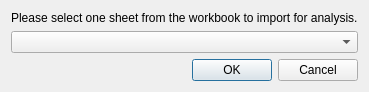
<?xml version="1.0" encoding="UTF-8"?>
<ui version="4.0">
 <class>SheetSelectDialog</class>
 <widget class="QDialog" name="SheetSelectDialog">
  <property name="geometry">
   <rect>
    <x>0</x>
    <y>0</y>
    <width>424</width>
    <height>117</height>
   </rect>
  </property>
  <property name="windowTitle">
   <string>Import Data</string>
  </property>
  <layout class="QVBoxLayout" name="verticalLayout">
   <property name="sizeConstraint">
    <enum>QLayout::SetFixedSize</enum>
   </property>
   <item>
    <widget class="QLabel" name="label">
     <property name="text">
      <string>Please select one sheet from the workbook to import for analysis.</string>
     </property>
    </widget>
   </item>
   <item>
    <widget class="QComboBox" name="comboBox"/>
   </item>
   <item>
    <widget class="QDialogButtonBox" name="buttonBox">
     <property name="orientation">
      <enum>Qt::Horizontal</enum>
     </property>
     <property name="standardButtons">
      <set>QDialogButtonBox::Cancel|QDialogButtonBox::Ok</set>
     </property>
    </widget>
   </item>
  </layout>
 </widget>
 <resources/>
 <connections>
  <connection>
   <sender>buttonBox</sender>
   <signal>accepted()</signal>
   <receiver>SheetSelectDialog</receiver>
   <slot>accept()</slot>
   <hints>
    <hint type="sourcelabel">
     <x>248</x>
     <y>254</y>
    </hint>
    <hint type="destinationlabel">
     <x>157</x>
     <y>274</y>
    </hint>
   </hints>
  </connection>
  <connection>
   <sender>buttonBox</sender>
   <signal>rejected()</signal>
   <receiver>SheetSelectDialog</receiver>
   <slot>reject()</slot>
   <hints>
    <hint type="sourcelabel">
     <x>316</x>
     <y>260</y>
    </hint>
    <hint type="destinationlabel">
     <x>286</x>
     <y>274</y>
    </hint>
   </hints>
  </connection>
 </connections>
</ui>
